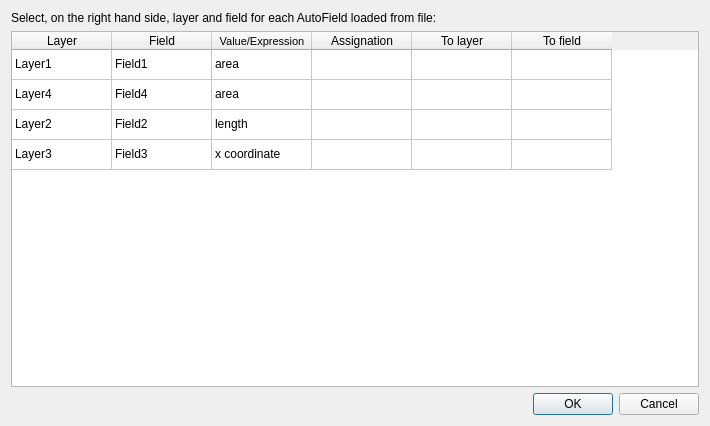
<?xml version="1.0" encoding="UTF-8"?>
<ui version="4.0">
 <class>ImportAutoFieldsDialog</class>
 <widget class="QDialog" name="ImportAutoFieldsDialog">
  <property name="geometry">
   <rect>
    <x>0</x>
    <y>0</y>
    <width>710</width>
    <height>426</height>
   </rect>
  </property>
  <property name="windowTitle">
   <string>Import AutoFields</string>
  </property>
  <layout class="QVBoxLayout" name="verticalLayout">
   <item>
    <widget class="QLabel" name="label">
     <property name="text">
      <string>Select, on the right hand side, layer and field for each AutoField loaded from file:</string>
     </property>
    </widget>
   </item>
   <item>
    <widget class="QTableWidget" name="tblAutoFields">
     <property name="lineWidth">
      <number>1</number>
     </property>
     <property name="editTriggers">
      <set>QAbstractItemView::NoEditTriggers</set>
     </property>
     <property name="alternatingRowColors">
      <bool>false</bool>
     </property>
     <property name="selectionMode">
      <enum>QAbstractItemView::NoSelection</enum>
     </property>
     <property name="selectionBehavior">
      <enum>QAbstractItemView::SelectRows</enum>
     </property>
     <property name="verticalScrollMode">
      <enum>QAbstractItemView::ScrollPerPixel</enum>
     </property>
     <property name="horizontalScrollMode">
      <enum>QAbstractItemView::ScrollPerItem</enum>
     </property>
     <property name="showGrid">
      <bool>true</bool>
     </property>
     <property name="gridStyle">
      <enum>Qt::SolidLine</enum>
     </property>
     <attribute name="verticalHeaderVisible">
      <bool>false</bool>
     </attribute>
     <row>
      <property name="text">
       <string/>
      </property>
     </row>
     <row>
      <property name="text">
       <string/>
      </property>
     </row>
     <row>
      <property name="text">
       <string/>
      </property>
     </row>
     <row>
      <property name="text">
       <string/>
      </property>
     </row>
     <column>
      <property name="text">
       <string>Layer</string>
      </property>
     </column>
     <column>
      <property name="text">
       <string>Field</string>
      </property>
     </column>
     <column>
      <property name="text">
       <string>Value/Expression</string>
      </property>
      <property name="font">
       <font>
        <pointsize>8</pointsize>
       </font>
      </property>
     </column>
     <column>
      <property name="text">
       <string>Assignation</string>
      </property>
     </column>
     <column>
      <property name="text">
       <string>To layer</string>
      </property>
     </column>
     <column>
      <property name="text">
       <string>To field</string>
      </property>
     </column>
     <item row="0" column="0">
      <property name="text">
       <string>Layer1</string>
      </property>
      <property name="foreground">
       <brush brushstyle="NoBrush">
        <color alpha="255">
         <red>0</red>
         <green>0</green>
         <blue>0</blue>
        </color>
       </brush>
      </property>
     </item>
     <item row="0" column="1">
      <property name="text">
       <string>Field1</string>
      </property>
     </item>
     <item row="0" column="2">
      <property name="text">
       <string>area</string>
      </property>
     </item>
     <item row="1" column="0">
      <property name="text">
       <string>Layer4</string>
      </property>
     </item>
     <item row="1" column="1">
      <property name="text">
       <string>Field4</string>
      </property>
     </item>
     <item row="1" column="2">
      <property name="text">
       <string>area</string>
      </property>
     </item>
     <item row="2" column="0">
      <property name="text">
       <string>Layer2</string>
      </property>
     </item>
     <item row="2" column="1">
      <property name="text">
       <string>Field2</string>
      </property>
     </item>
     <item row="2" column="2">
      <property name="text">
       <string>length</string>
      </property>
     </item>
     <item row="3" column="0">
      <property name="text">
       <string>Layer3</string>
      </property>
     </item>
     <item row="3" column="1">
      <property name="text">
       <string>Field3</string>
      </property>
     </item>
     <item row="3" column="2">
      <property name="text">
       <string>x coordinate</string>
      </property>
     </item>
    </widget>
   </item>
   <item>
    <widget class="QDialogButtonBox" name="buttonBox">
     <property name="orientation">
      <enum>Qt::Horizontal</enum>
     </property>
     <property name="standardButtons">
      <set>QDialogButtonBox::Cancel|QDialogButtonBox::Ok</set>
     </property>
    </widget>
   </item>
  </layout>
 </widget>
 <resources>
  <include location="resources.qrc"/>
 </resources>
 <connections>
  <connection>
   <sender>buttonBox</sender>
   <signal>accepted()</signal>
   <receiver>ImportAutoFieldsDialog</receiver>
   <slot>accept()</slot>
   <hints>
    <hint type="sourcelabel">
     <x>248</x>
     <y>254</y>
    </hint>
    <hint type="destinationlabel">
     <x>157</x>
     <y>274</y>
    </hint>
   </hints>
  </connection>
  <connection>
   <sender>buttonBox</sender>
   <signal>rejected()</signal>
   <receiver>ImportAutoFieldsDialog</receiver>
   <slot>reject()</slot>
   <hints>
    <hint type="sourcelabel">
     <x>316</x>
     <y>260</y>
    </hint>
    <hint type="destinationlabel">
     <x>286</x>
     <y>274</y>
    </hint>
   </hints>
  </connection>
 </connections>
</ui>
